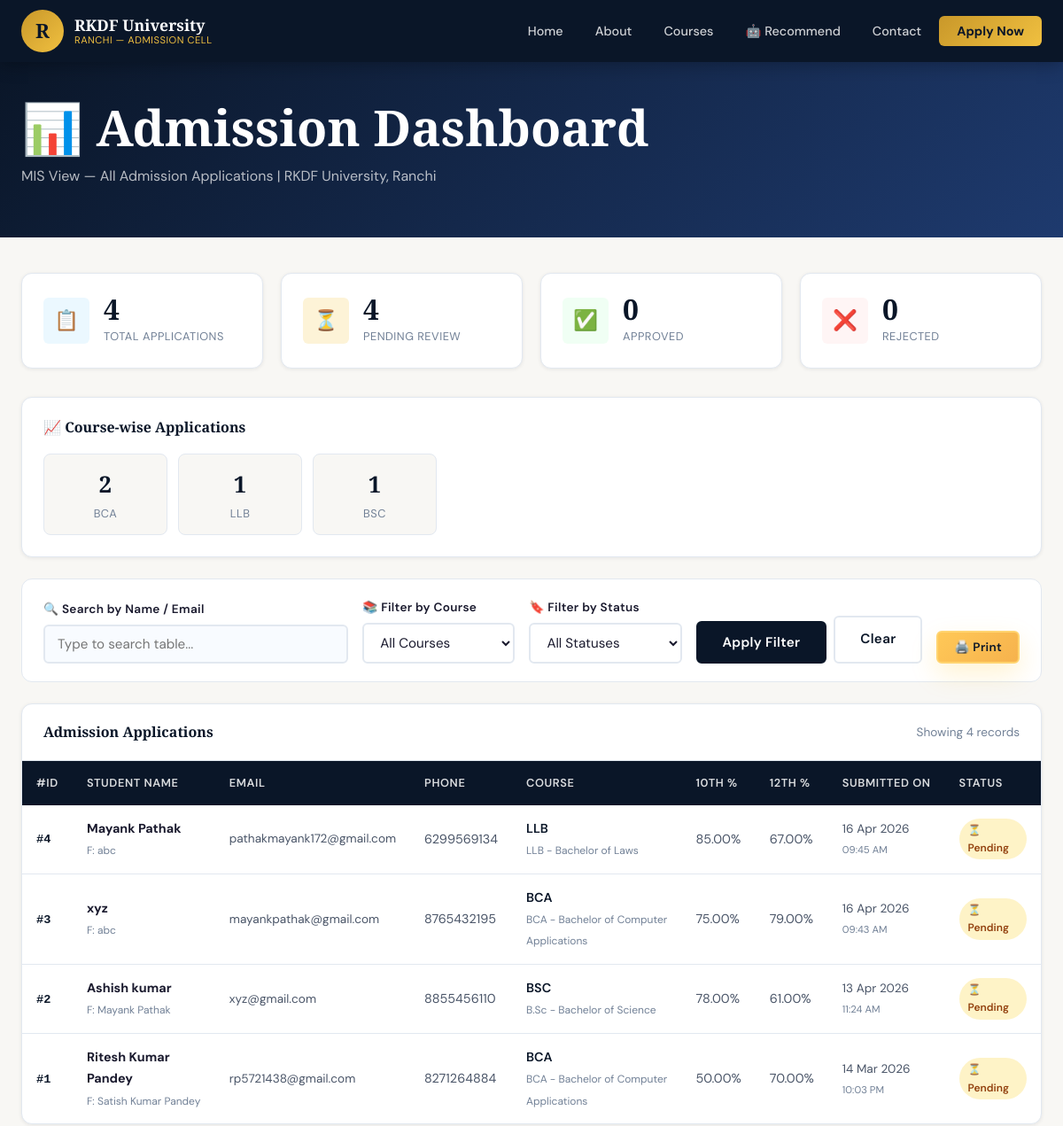
Before: /dashboard/ (upper part) with the older database file.
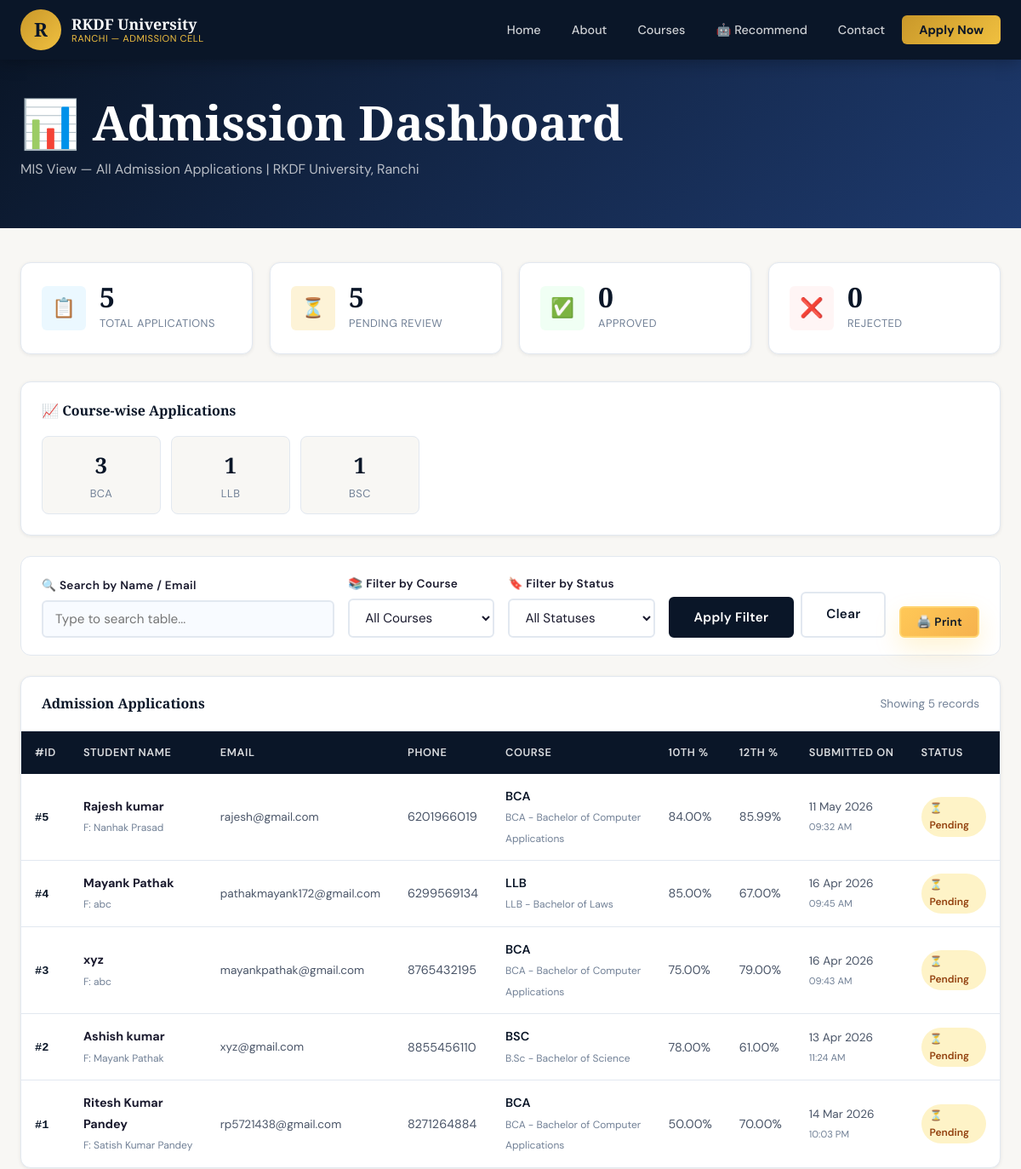
After: the same page with the newer database file.
### admission/models.py (models this page shows, shortened)
class AdmissionForm(models.Model):
    name = models.CharField(max_length=200, verbose_name="Full Name")
    email = models.EmailField(unique=True, verbose_name="Email Address")
    phone = models.CharField(max_length=15, verbose_name="Phone Number")
    course = models.CharField(
        max_length=10,
        choices=COURSE_CHOICES,
        verbose_name="Applied Course"
    )
    address = models.TextField(verbose_name="Residential Address")
    father_name = models.CharField(
        max_length=200,
        verbose_name="Father's Name",
        default=""
    )
    date_of_birth = models.DateField(
        verbose_name="Date of Birth",
        null=True,
        blank=True
    )
    tenth_percentage = models.DecimalField(
        max_digits=5,
        decimal_places=2,
        verbose_name="10th Percentage",
        null=True,
        blank=True
    )
    twelfth_percentage = models.DecimalField(
        max_digits=5,
        decimal_places=2,
        verbose_name="12th Percentage",
        null=True,
        blank=True
    )
    STATUS_CHOICES = [
        ('pending',  'Pending Review'),
        ('approved', 'Approved'),
        ('rejected', 'Rejected'),
    ]
    status = models.CharField(
        max_length=10,
        choices=STATUS_CHOICES,
        default='pending',
        verbose_name="Application Status"
    )
    submitted_at = models.DateTimeField(
        auto_now_add=True,
        verbose_name="Date of Submission"
    )
    class Meta:
        verbose_name = "Admission Application"
        verbose_name_plural = "Admission Applications"
        ordering = ['-submitted_at']  # Newest first

### admission/views.py (the view)
# urls.py: path('dashboard/', views.dashboard, name='dashboard'),
def dashboard(request):
    admissions = AdmissionForm.objects.all()
    filter_course = request.GET.get('course', '')
    filter_status = request.GET.get('status', '')
    if filter_course:
        admissions = admissions.filter(course=filter_course)
    if filter_status:
        admissions = admissions.filter(status=filter_status)
    total         = AdmissionForm.objects.count()
    pending_count = AdmissionForm.objects.filter(status='pending').count()
    approved_count= AdmissionForm.objects.filter(status='approved').count()
    rejected_count= AdmissionForm.objects.filter(status='rejected').count()
    course_stats = AdmissionForm.objects.values('course').annotate(
        count=Count('id')
    ).order_by('-count')
    context = {
        'page_title': 'Student Dashboard',
        'admissions': admissions,
        'total': total,
        'pending_count': pending_count,
        'approved_count': approved_count,
        'rejected_count': rejected_count,
        'course_stats': course_stats,
        'course_choices': COURSE_CHOICES,
        'filter_course': filter_course,
        'filter_status': filter_status,
    }
    return render(request, 'admission/dashboard.html', context)

### admission/templates/admission/dashboard.html (shortened to what this page needs)
{% extends 'admission/base.html' %}
{% block content %}
<div class="dashboard-header">
    <div class="container">
        <h1 style="color:white; margin-bottom:8px;">📊 Admission Dashboard</h1>
        <p style="color:rgba(255,255,255,0.7);">MIS View — All Admission Applications | RKDF University, Ranchi</p>
    </div>
</div>
<div class="dashboard-page" style="padding-top:0;">
    <div class="container">
        <div class="stats-grid">
            <div class="stat-card">
                <div class="stat-icon blue">📋</div>
                <div class="stat-info">
                    <h3>{{ total }}</h3>
                    <p>Total Applications</p>
                </div>
            </div>
            <div class="stat-card">
                <div class="stat-icon yellow">⏳</div>
                <div class="stat-info">
                    <h3>{{ pending_count }}</h3>
                    <p>Pending Review</p>
                </div>
            </div>
            <div class="stat-card">
                <div class="stat-icon green">✅</div>
                <div class="stat-info">
                    <h3>{{ approved_count }}</h3>
                    <p>Approved</p>
                </div>
            </div>
            <div class="stat-card">
                <div class="stat-icon red">❌</div>
                <div class="stat-info">
                    <h3>{{ rejected_count }}</h3>
                    <p>Rejected</p>
                </div>
            </div>
        </div>
        {% if course_stats %}
        <div style="background:white; border-radius:var(--radius-md); padding:24px; border:1px solid var(--border); margin-bottom:24px; box-shadow:var(--shadow-sm);">
            <h3 style="margin-bottom:20px; font-size:1rem; color:var(--navy);">📈 Course-wise Applications</h3>
            <div style="display:flex; flex-wrap:wrap; gap:12px;">
                {% for cs in course_stats %}
                <div style="background:var(--off-white); border:1px solid var(--border); border-radius:8px; padding:12px 20px; min-width:140px; text-align:center;">
                    <div style="font-family:var(--font-heading); font-size:1.6rem; color:var(--navy); font-weight:700;">{{ cs.count }}</div>
                    <div style="font-size:0.8rem; color:var(--text-light); text-transform:uppercase; letter-spacing:0.5px;">{{ cs.course }}</div>
                </div>
                {% endfor %}
            </div>
        </div>
        {% endif %}
        <div class="filter-bar">
            <form method="GET" action="{% url 'dashboard' %}" style="display:flex; gap:16px; flex-wrap:wrap; flex:1; align-items:flex-end;">
                <div class="form-group" style="flex:2; min-width:200px;">
                    <label>🔍 Search by Name / Email</label>
                    <input type="text" id="tableSearch" placeholder="Type to search table..."
                           style="padding:10px 14px; border:2px solid var(--border); border-radius:6px; font-family:var(--font-body); outline:none; width:100%;">
                </div>
                <div class="form-group" style="flex:1; min-width:160px;">
                    <label>📚 Filter by Course</label>
                    <select name="course" style="padding:10px 14px; border:2px solid var(--border); border-radius:6px; font-family:var(--font-body); background:white; width:100%;">
                        <option value="">All Courses</option>
                    </select>
                </div>
                <div class="form-group" style="flex:1; min-width:150px;">
                    <label>🔖 Filter by Status</label>
                    <select name="status" style="padding:10px 14px; border:2px solid var(--border); border-radius:6px; font-family:var(--font-body); background:white; width:100%;">
                        <option value="">All Statuses</option>
                    </select>
                </div>
                <div style="display:flex; gap:8px; align-items:flex-end;">
                    <button type="submit" class="btn btn-navy">Apply Filter</button>
                    <a href="{% url 'dashboard' %}" class="btn btn-outline" style="color:var(--navy); border-color:var(--border);">Clear</a>
                </div>
            </form>
            <button onclick="printDashboard()" class="btn btn-primary btn-sm" style="align-self:flex-end;">
                🖨️ Print
            </button>
        </div>
        <div class="table-container">
            <div class="table-header">
                <h3>
                    Admission Applications
                </h3>
                <span style="font-size:0.85rem; color:var(--text-light);">
                    Showing {{ admissions|length }} record{{ admissions|length|pluralize }}
                </span>
            </div>
            <div style="overflow-x:auto;">
                <table id="admissionTable">
                    <thead>
                        <tr>
                            <th>#ID</th>
                            <th>Student Name</th>
                            <th>Email</th>
                            <th>Phone</th>
                            <th>Course</th>
                            <th>10th %</th>
                            <th>12th %</th>
                            <th>Submitted On</th>
                            <th>Status</th>
                        </tr>
                    </thead>
                    <tbody>
                        {% for admission in admissions %}
                        <tr>
                            <td><span class="app-id">#{{ admission.id }}</span></td>
                            <td>
                                <strong style="color:var(--text-dark);">{{ admission.name }}</strong>
                                {% if admission.father_name %}
                                <br><small style="color:var(--text-light);">F: {{ admission.father_name }}</small>
                                {% endif %}
                            </td>
                            <td style="font-size:0.85rem;">{{ admission.email }}</td>
                            <td>{{ admission.phone }}</td>
                            <td>
                                <span style="font-weight:600; color:var(--navy);">{{ admission.course }}</span>
                                <br><small style="color:var(--text-light); font-size:0.75rem;">{{ admission.get_course_display }}</small>
                            </td>
                            <td>
                                {% if admission.tenth_percentage %}
                                    {{ admission.tenth_percentage }}%
                                {% else %}
                                    <span style="color:var(--text-light);">—</span>
                                {% endif %}
                            </td>
                            <td>
                                {% if admission.twelfth_percentage %}
                                    {{ admission.twelfth_percentage }}%
                                {% else %}
                                    <span style="color:var(--text-light);">—</span>
                                {% endif %}
                            </td>
                            <td style="font-size:0.85rem; white-space:nowrap;">
                                {{ admission.submitted_at|date:"d M Y" }}
                                <br><small style="color:var(--text-light);">{{ admission.submitted_at|time:"h:i A" }}</small>
                            </td>
                            <td>
                                <span class="badge badge-{{ admission.status }}">
                                    {% if admission.status == 'pending' %}⏳{% elif admission.status == 'approved' %}✅{% else %}❌{% endif %}
                                    {{ admission.status|capfirst }}
                                </span>
                            </td>
                        </tr>
                        {% endfor %}
                    </tbody>
                </table>
            </div>
        </div>
    </div>
</div>
{% endblock %}

### admission/templates/admission/base.html (shortened to what this page needs)
{% load static %}
<!DOCTYPE html>
<html lang="en">
<head>
    <link rel="stylesheet" href="{% static 'admission/css/style.css' %}">
</head>
<body>
    <nav class="navbar">
        <div class="navbar-inner">
            <a href="{% url 'home' %}" class="navbar-brand">
                <div class="navbar-logo">R</div>
                <div class="navbar-brand-text">
                    <span class="navbar-brand-name">RKDF University</span>
                    <span class="navbar-brand-sub">Ranchi — Admission Cell</span>
                </div>
            </a>
            <ul class="navbar-nav" id="navMenu">
                <li><a href="{% url 'home' %}"           class="nav-link">Home</a></li>
                <li><a href="{% url 'about' %}"          class="nav-link">About</a></li>
                <li><a href="{% url 'courses' %}"        class="nav-link">Courses</a></li>
                <li><a href="{% url 'course_recommendation' %}" class="nav-link">🤖 Recommend</a></li>
                <li><a href="{% url 'contact' %}"        class="nav-link">Contact</a></li>
                <li><a href="{% url 'admission_form' %}" class="nav-link nav-apply-btn">Apply Now</a></li>
            </ul>
        </div>
    </nav>
    <main>
        {% block content %}
        {% endblock %}
    </main>
</body>
</html>

Changed rows visible on the page:
added AdmissionForm: id "5", name "Rajesh kumar", father_name "Nanhak Prasad", email "rajesh@gmail.com", phone "6201966019", course "BCA", course "BCA - Bachelor of Computer Applications", tenth_percentage "84.00", twelfth_percentage "85.99", submitted_at "11 May 2026", submitted_at "09:32 AM", status "Pending"
Other visible differences:
{{ total }}: "4" → "5"
{{ pending_count }}: "4" → "5"
{{ admissions|length }}: "4" → "5"
new list line: "3 BCA"
list line gone: "2 BCA"
